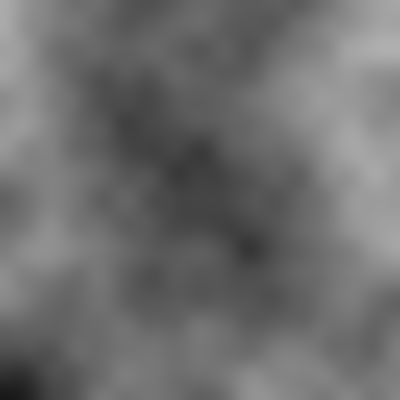
Frame 1 (no input)
Frame 60 (no input): identical to frame 1, image omitted
Frame 120 (the mouse pressed at the canvas centre since frame 60): identical to frame 1, image omitted

The p5.js sketch that drew this single still picture (run headless with seeded random() and noise() and a simulated clock; from frame 60 on, the mouse is pressed at the canvas centre):

// p5.js sketch
// ── sketch.js
let inc = 0.005;

function setup() {
  createCanvas(400, 400);
  pixelDensity(1);
}

function draw() {
  let yoff = 0;
  loadPixels();
  for (let y = 0; y < height; y++) {
    let xoff = 0;
    for (let x = 0; x < width; x++) {
      const index = (x + y * width) * 4;
      const r = noise(xoff, yoff) * 255;
      pixels[index] = r;
      pixels[index + 1] = r;
      pixels[index + 2] = r;
      pixels[index + 3] = 255;
      xoff += inc;
    }
    yoff += inc;
  }
  updatePixels();
}
